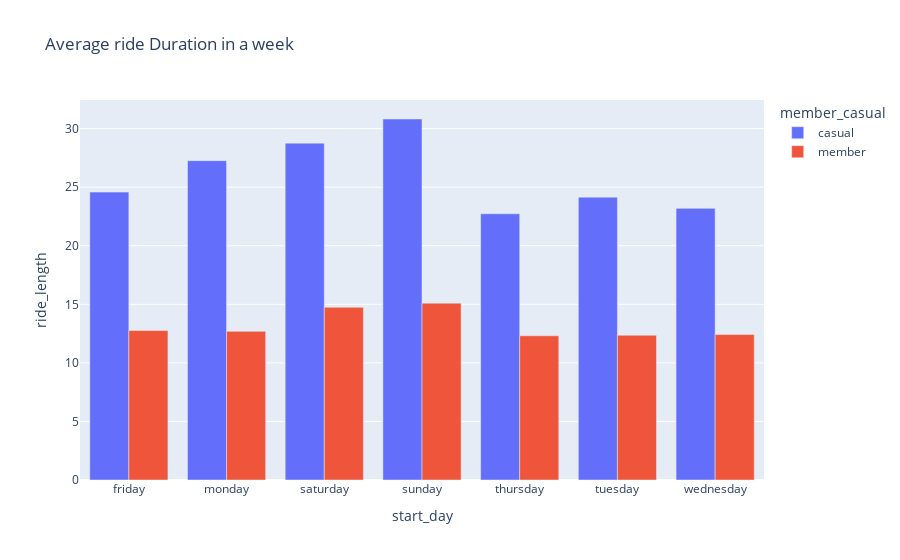

The code cell stored with this chart in its notebook:
### Code cell
data6 = pd.DataFrame([['casual', 'friday', 24.58], ['casual', 'monday', 27.26], ['casual', 'saturday', 28.76], ['casual', 'sunday', 30.82], ['casual', 'thursday', 22.73], ['casual', 'tuesday', 24.15], ['casual', 'wednesday', 23.19],
                     ['member', 'friday', 12.76], ['member', 'monday', 12.69], ['member', 'saturday', 14.74], ['member', 'sunday', 15.10], ['member', 'thursday', 12.31], ['member', 'tuesday', 12.36], ['member', 'wednesday', 12.42]],
                     columns = ['member_casual', 'start_day', 'ride_length'])
fig5 = ps.bar(data6, x = 'start_day', y = 'ride_length', color = 'member_casual', title = 'Average ride Duration in a week',
              barmode = 'group')
fig5.show()

### Figure 1 — Plotly figure (JSON) as saved in the notebook; plotly's stock layout.template omitted (floating-point values rounded to 4 significant figures)
{"data": [{"alignmentgroup": "True", "hovertemplate": "member_casual=casual<br>start_day=%{x}<br>ride_length=%{y}<extra></extra>", "legendgroup": "casual", "marker": {"color": "#636efa", "pattern": {"shape": ""}}, "name": "casual", "offsetgroup": "casual", "orientation": "v", "showlegend": true, "textposition": "auto", "type": "bar", "x": ["friday", "monday", "saturday", "sunday", "thursday", "tuesday", "wednesday"], "xaxis": "x", "y": [24.58, 27.26, 28.76, 30.82, 22.73, 24.15, 23.19], "yaxis": "y"}, {"alignmentgroup": "True", "hovertemplate": "member_casual=member<br>start_day=%{x}<br>ride_length=%{y}<extra></extra>", "legendgroup": "member", "marker": {"color": "#EF553B", "pattern": {"shape": ""}}, "name": "member", "offsetgroup": "member", "orientation": "v", "showlegend": true, "textposition": "auto", "type": "bar", "x": ["friday", "monday", "saturday", "sunday", "thursday", "tuesday", "wednesday"], "xaxis": "x", "y": [12.76, 12.69, 14.74, 15.1, 12.31, 12.36, 12.42], "yaxis": "y"}], "layout": {"barmode": "group", "legend": {"title": {"text": "member_casual"}, "tracegroupgap": 0}, "title": {"text": "Average ride Duration in a week"}, "xaxis": {"anchor": "y", "domain": [0, 1], "title": {"text": "start_day"}}, "yaxis": {"anchor": "x", "domain": [0, 1], "title": {"text": "ride_length"}}}}
